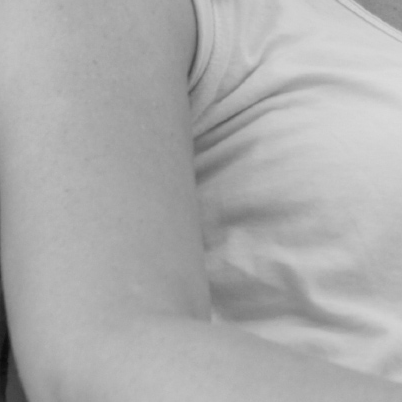
#> input picture face-pickup.png, 402 x 402 px, given in place of the camera
$ jupyter execute gg-49-diff_camera.ipynb   (text cells are left out)
#> lines starting #> are read from the running program, lines starting #| are printed output that depends on the picture; after the words box and inside, x2 and y2 are one past the last pixel; in counts of white or black regions, pixels touching at a corner belong together
[cell 1]
import cv2
import numpy as np

[cell 2]
cap = cv2.VideoCapture(0)
img_last = None # 이전 프레임을 저장해둘 변수 --- (*1)
green = (0, 255, 0)

[cell 3]
while True:
    # 이미지 추출하기
    _, frame = cap.read()
#> frame is the input picture: shape (402, 402, 3); min 10, max 219, mean 173.4
    frame = cv2.resize(frame, (500, 300))
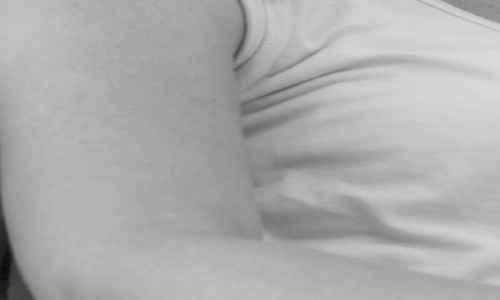
#> frame: shape (300, 500, 3); min 11, max 219, mean 173.3
    # 흑백 이미지로 변환하기 --- (*2)
    gray = cv2.cvtColor(frame, cv2.COLOR_BGR2GRAY)
    gray = cv2.GaussianBlur(gray, (9, 9), 0)
    img_b = cv2.threshold(gray, 100, 255, cv2.THRESH_BINARY)[1]
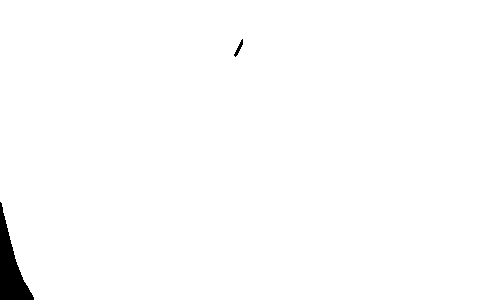
#> img_b: shape (300, 500); 99% white; 2 black regions, box (x1, y1, x2, y2) and area: (0, 202, 34, 300) 1464, (234, 39, 243, 57) 54
    # 차이 확인하기
    if img_last is None:
        img_last = img_b
        continue
    frame_diff = cv2.absdiff(img_last, img_b) # --- (*3)
    cnts = cv2.findContours(frame_diff,
            cv2.RETR_EXTERNAL,
            cv2.CHAIN_APPROX_SIMPLE)[0]
    # 차이가 있는 부분 출력하기 --- (*4)
    for pt in cnts:
        x, y, w, h = cv2.boundingRect(pt)
        if w < 50: continue # 작은 변경은 무시하기
        cv2.rectangle(frame, (x, y), (x+w, y+h), green, 2)
    # 프레임을 변수에 저장해두기 --- (*5)
    img_last = img_b
    # 화면에 출력하기
    cv2.imshow("Diff Camera", frame)
    cv2.imshow("diff data", frame_diff)
    if cv2.waitKey(1) == 13: break

cap.release()
cv2.destroyAllWindows()
